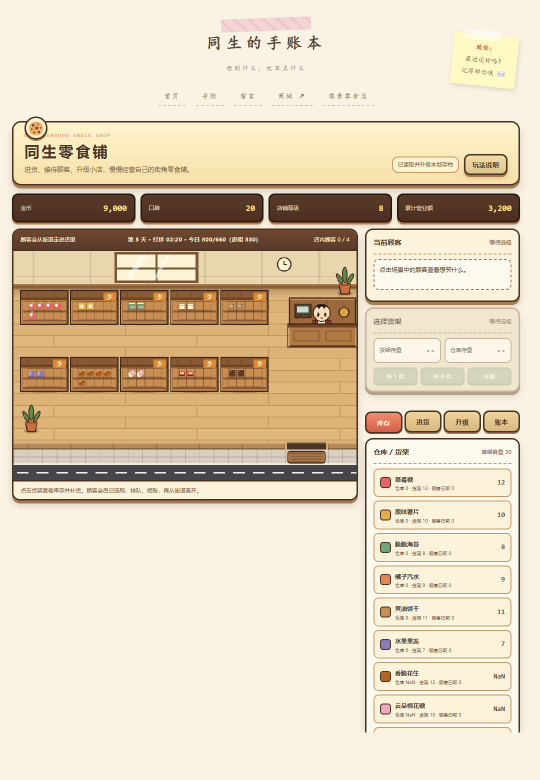
#> input picture cabinets-10-v1.png, 1080 x 1560 px (shown at 1/2 size)
$ python process-game-image.py ../cabinets-10-v1.png ../cabinets-10-v2.png 5 5 5 5
#> lines starting #> are read from the running program, lines starting #| are printed output that depends on the picture
"""把白底变透明 + 缩放像素图。"""
import sys
from PIL import Image

def whiten_to_alpha(img, threshold=240):
    """把接近纯白的像素变透明。"""
    img = img.convert("RGBA")
    data = img.load()
    w, h = img.size
    for y in range(h):
        for x in range(w):
            r, g, b, a = data[x, y]
            if r >= threshold and g >= threshold and b >= threshold:
                data[x, y] = (255, 255, 255, 0)
    return img

def process(src, dst, target, crop_right_px=0, crop_bottom_px=0, whiten=False):
#> called with src = '../cabinets-10-v1.png', dst = '../cabinets-10-v2.png', target = (5, 5), crop_right_px = 5, crop_bottom_px = 5, whiten = False
    img = Image.open(src)
#> img is the input picture: PIL image 1080x1560 RGB; mean R, G, B 224.3, 208.5, 183.3
    if whiten:
        img = whiten_to_alpha(img)
    w, h = img.size
#> w = 1080; h = 1560
    if crop_right_px or crop_bottom_px:
        img = img.crop((0, 0, w - crop_right_px, h - crop_bottom_px))
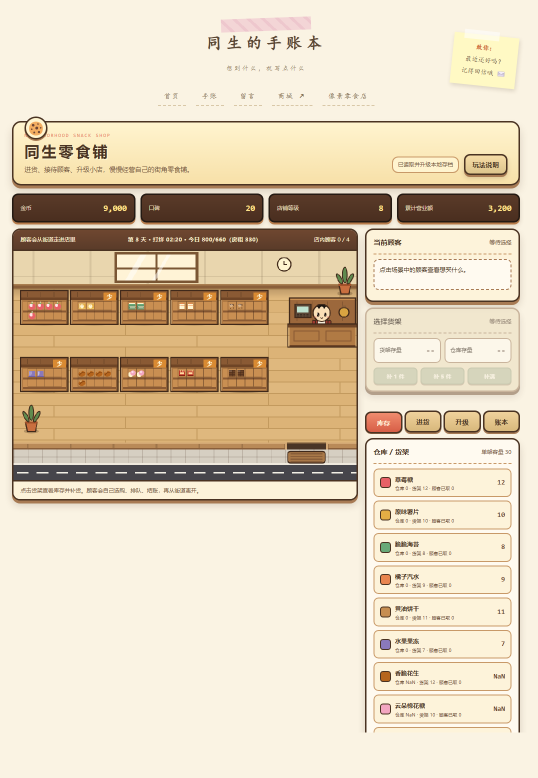
#> img: PIL image 1075x1555 RGB (shown at 1/2 size); mean R, G, B 224.1, 208.3, 183
    if img.size != target:
        img = img.resize(target, Image.NEAREST)
    img.save(dst, "PNG", optimize=True)
    print(f"processed {src} -> {dst} {img.size} mode={img.mode}")
#| processed ../cabinets-10-v1.png -> ../cabinets-10-v2.png (5, 5) mode=RGB

if __name__ == "__main__":
    src, dst = sys.argv[1], sys.argv[2]
    target = (int(sys.argv[3]), int(sys.argv[4]))
    crop_right = int(sys.argv[5]) if len(sys.argv) > 5 else 0
    crop_bottom = int(sys.argv[6]) if len(sys.argv) > 6 else 0
    whiten = (len(sys.argv) > 7 and sys.argv[7] == "whiten")
    process(src, dst, target, crop_right, crop_bottom, whiten)

$ run again, on game-shot-20s.png
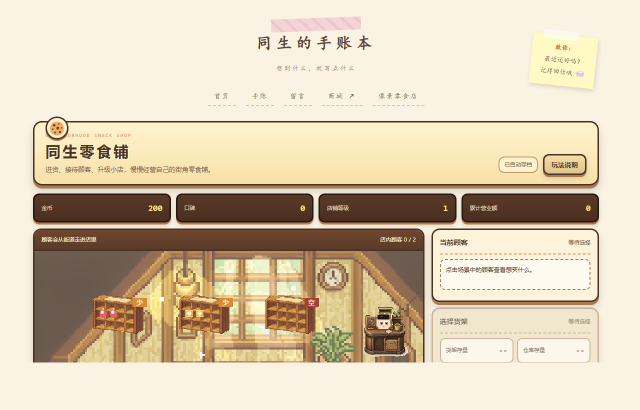
#> input picture game-shot-20s.png, 1280 x 820 px (shown at 1/2 size)
#> in process, img is the input picture: PIL image 1280x820 RGB; mean R, G, B 216.8, 201.6, 176.5
#> in process, `img = img.crop((0, 0, w - crop_right_px, h - crop_bottom_px))`:
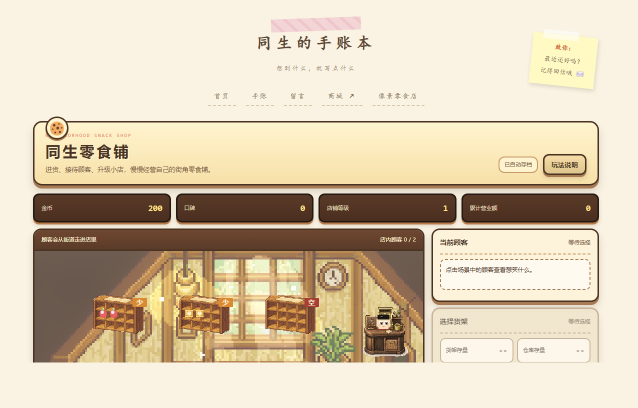
#> img: PIL image 1275x815 RGB (shown at 1/2 size); mean R, G, B 216.5, 201.2, 176
#| processed ../game-shot-20s.png -> ../game-shot-20s.png (5, 5) mode=RGB
